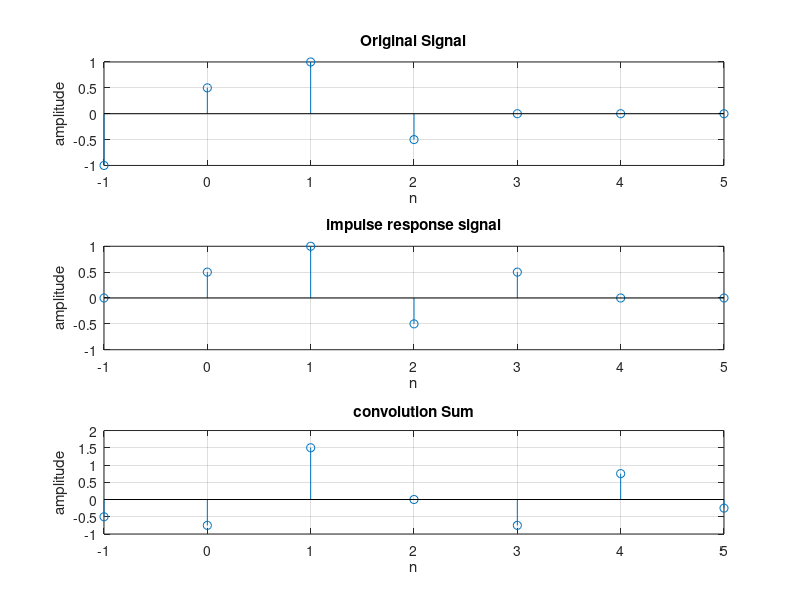

The MATLAB script that drew this image:
close all;
clear all;
clc;

x1=[-1 0 1 2 3 4 5];
y1=[-1 0.5 1 -0.5 0 0 0];
x2=[-1 0 1 2 3 4 5];
h=[0 0.5 1 -0.5 0.5 0 0];

subplot(3,1,1);
stem(x1,y1);
grid on;
xlabel('n');
ylabel('amplitude');
title('Original Signal');

subplot(3,1,2);
stem(x2,h);
grid on;
xlabel('n');
ylabel('amplitude');
title('impulse response signal');

n1=min(x1)+min(x2);
n2=max(x1)+max(x2);

x=n1:1:n2;
y=conv(y1,h);


subplot(3,1,3);
stem(x,y);
grid on;
xlabel('n');
ylabel('amplitude');
axis([-1 5 -1 2]);
title('convolution Sum');

